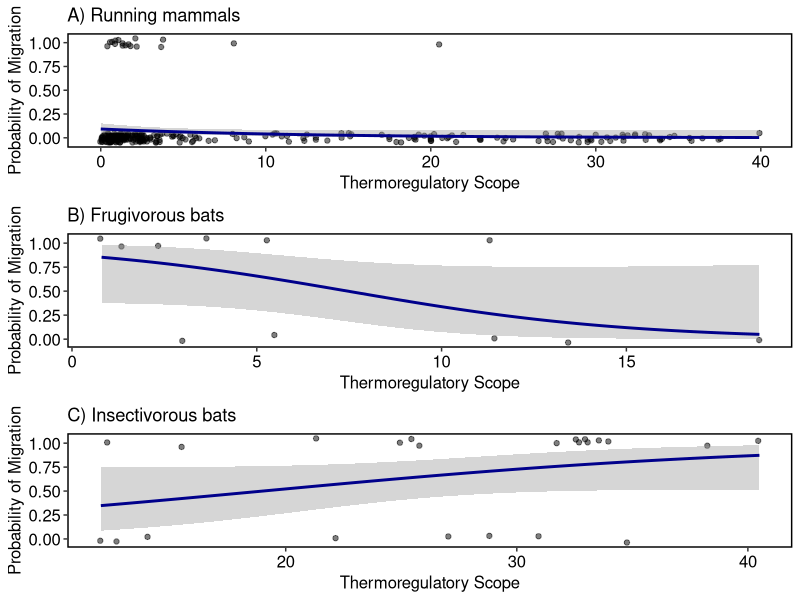

Reproduce this figure in R.


libs <- c('data.table', 'ggplot2','gridExtra')
lapply(libs, require, character.only = TRUE)

## load all mammal data and 
mammals=fread("input/mammals.csv",header=T)
TS = fread("input/thermoregulatory_scope.csv",header = T)

TS <- merge(mammals, TS, by = "species")

TS <- TS[locomotion != "W"]

TS$locomotion[TS$locomotion == "A"] <- 'Flying'  
TS$locomotion[TS$locomotion == "T"] <- 'Running'  


png("graphics/Fig3_migThermoregulatoryScope.png", width = 2000, height = 6000, res = 600, units = "px")
aa <- ggplot(TS[locomotion == "Running"], aes(TS, mig)) +
  geom_jitter(alpha = 0.5, height = 0.05) +
  ylab("Probability of Migration") +
  xlab("Thermoregulatory Scope") +
  ggtitle('A) Running mammals') +
  geom_smooth(method = "glm", 
              method.args = list(family = "binomial"), 
              se = T, color = "darkblue") +
  theme(axis.text=element_text(size=12, color = "black"),
        axis.title=element_text(size=12),
        strip.text = element_text(size=12),
        panel.grid.minor = element_blank(),
        panel.background = element_blank(),
        panel.border = element_rect(colour = "black", fill=NA, size=1))
bb <- ggplot(TS[locomotion == "Flying" & diet == "Frugivore"], aes(TS, mig)) +
  geom_jitter(alpha = 0.5, height = 0.05) +
  ylab("Probability of Migration") +
  xlab("Thermoregulatory Scope") +
  ggtitle('B) Frugivorous bats') +
  geom_smooth(method = "glm", 
              method.args = list(family = "binomial"), 
              se = T, color = "darkblue") +
  theme(axis.text=element_text(size=12, color = "black"),
        axis.title=element_text(size=12),
        strip.text = element_text(size=12),
        panel.grid.minor = element_blank(),
        panel.background = element_blank(),
        panel.border = element_rect(colour = "black", fill=NA, size=1))
cc <- ggplot(TS[locomotion == "Flying" & diet == "Insectivore"], aes(TS, mig)) +
  geom_jitter(alpha = 0.5, height = 0.05) +
  ylab("Probability of Migration") +
  xlab("Thermoregulatory Scope") +
  ggtitle('C) Insectivorous bats') +
  geom_smooth(method = "glm", 
              method.args = list(family = "binomial"), 
              se = T, color = "darkblue") +
  theme(axis.text=element_text(size=12, color = "black"),
        axis.title=element_text(size=12),
        strip.text = element_text(size=12),
        panel.grid.minor = element_blank(),
        panel.background = element_blank(),
        panel.border = element_rect(colour = "black", fill=NA, size=1))
grid.arrange(aa,bb,cc, ncol = 1, nrow = 3)
dev.off()

